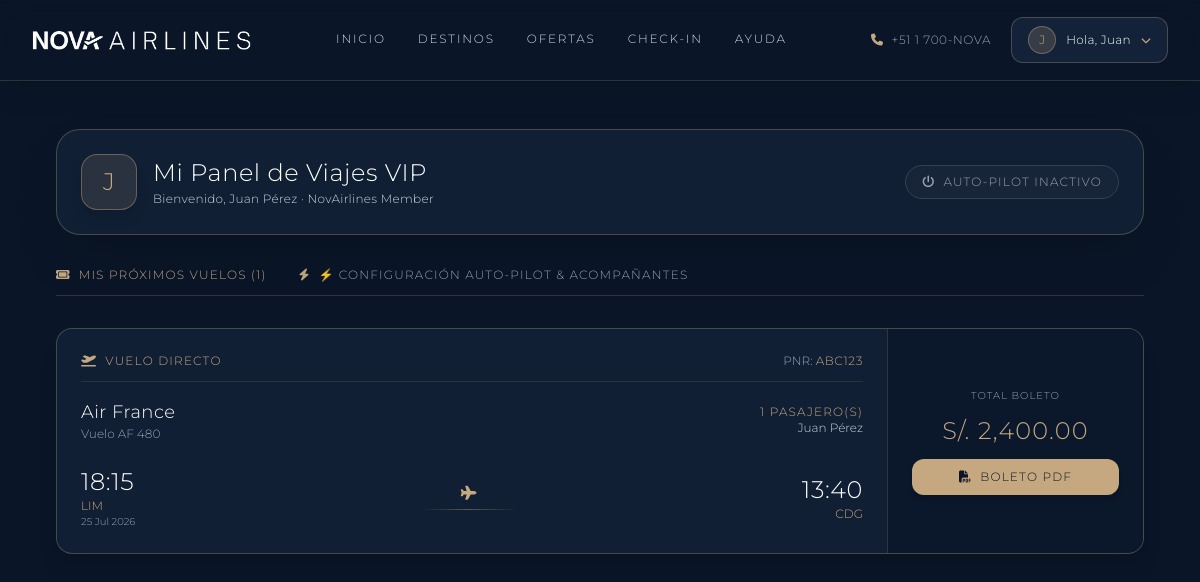
Screenshot of /index.php?action=panel (signed in) with the database file from the repository.
### tables this page shows
CREATE TABLE pasajeros (
    id INT(11) AUTO_INCREMENT PRIMARY KEY,
    reserva_id INT(11) NOT NULL,
    nombre VARCHAR(100) NOT NULL,
    apellido VARCHAR(100) NOT NULL,
    email VARCHAR(150) DEFAULT NULL,
    tipo_documento VARCHAR(20) DEFAULT 'DNI',
    numero_documento VARCHAR(50) DEFAULT NULL,
    asiento VARCHAR(10) DEFAULT NULL,
    tipo_pasajero ENUM('adulto', 'nino', 'infante') DEFAULT 'adulto',
    duffel_passenger_id VARCHAR(255) DEFAULT NULL COMMENT 'ID del pasajero asignado por Duffel (pas_xxx)',
    CONSTRAINT fk_pasajeros_reserva FOREIGN KEY (reserva_id) REFERENCES reservas(id) ON DELETE CASCADE
);

CREATE TABLE reservas (
    id INT(11) AUTO_INCREMENT PRIMARY KEY,
    pnr CHAR(6) NOT NULL UNIQUE COMMENT 'Código PNR local de 6 caracteres',
    usuario_id INT(11) DEFAULT NULL COMMENT 'NULL si el comprador es un usuario invitado',
    vuelo_id INT(11) DEFAULT NULL COMMENT 'NULL si la reserva se gestiona 100% vía Duffel API',
    duffel_order_id VARCHAR(255) DEFAULT NULL COMMENT 'ID de orden en Duffel API (ord_xxx)',
    tipo_viaje ENUM('solo_ida', 'ida_vuelta') DEFAULT 'solo_ida',
    estado ENUM('Pendiente', 'Confirmada', 'Checked-in', 'Cancelada') DEFAULT 'Pendiente',
    precio_total DECIMAL(10,2) NOT NULL,
    pasajeros_count INT(11) NOT NULL DEFAULT 1,
    fecha_reserva DATETIME DEFAULT CURRENT_TIMESTAMP,
    CONSTRAINT fk_reservas_usuario FOREIGN KEY (usuario_id) REFERENCES usuarios(id) ON DELETE SET NULL,
    CONSTRAINT fk_reservas_vuelo FOREIGN KEY (vuelo_id) REFERENCES vuelos(id) ON DELETE SET NULL
);

CREATE TABLE aerolineas (
    id INT(11) AUTO_INCREMENT PRIMARY KEY,
    codigo_iata VARCHAR(3) NOT NULL,
    nombre VARCHAR(100) NOT NULL,
    logo_url VARCHAR(255) DEFAULT NULL
);

CREATE TABLE vuelos (
    id INT(11) AUTO_INCREMENT PRIMARY KEY,
    aerolinea_id INT(11) NOT NULL,
    numero_vuelo VARCHAR(20) NOT NULL,
    origen_aeropuerto_id INT(11) NOT NULL,
    destino_aeropuerto_id INT(11) NOT NULL,
    hora_salida TIME NOT NULL,
    hora_llegada TIME NOT NULL,
    llegada_dia_siguiente TINYINT(1) DEFAULT 0,
    duracion VARCHAR(20) NOT NULL,
    escalas INT(11) DEFAULT 0,
    precio DECIMAL(10,2) NOT NULL,
    es_mejor_precio TINYINT(1) DEFAULT 0,
    duffel_offer_id VARCHAR(255) DEFAULT NULL COMMENT 'ID de oferta devuelto por Duffel API (off_xxx)',
    creado_en DATETIME DEFAULT CURRENT_TIMESTAMP,
    CONSTRAINT fk_vuelos_aerolinea FOREIGN KEY (aerolinea_id) REFERENCES aerolineas(id) ON DELETE CASCADE,
    CONSTRAINT fk_vuelos_origen FOREIGN KEY (origen_aeropuerto_id) REFERENCES aeropuertos(id) ON DELETE CASCADE,
    CONSTRAINT fk_vuelos_destino FOREIGN KEY (destino_aeropuerto_id) REFERENCES aeropuertos(id) ON DELETE CASCADE
);

CREATE TABLE aeropuertos (
    id INT(11) AUTO_INCREMENT PRIMARY KEY,
    codigo_iata CHAR(3) NOT NULL UNIQUE COMMENT 'Código IATA único de 3 letras (ej: LIM, MAD, CDG)',
    nombre VARCHAR(150) NOT NULL,
    ciudad VARCHAR(100) NOT NULL,
    pais VARCHAR(100) NOT NULL
);

### views/user/panel.php (the view, shortened to what the rows shown need)
<main class="panel-page bg-[#0A1628] min-h-screen text-white font-sans py-12 px-4 sm:px-6 lg:px-8">
    <div class="panel-container max-w-6xl mx-auto space-y-8">
        <div class="flex flex-col md:flex-row md:items-center md:justify-between bg-[#132238]/80 backdrop-blur border border-[#C5A880]/30 rounded-3xl p-6 shadow-2xl gap-4">
            <div class="flex items-center space-x-4">
                <div>
                    <h1 class="text-2xl font-light tracking-wide text-white">Mi Panel de Viajes VIP</h1>
                </div>
            </div>
        </div>
        <div id="tab-vuelos" class="space-y-6">
            <?php if (empty($misReservas)): ?>
                <div class="bg-[#132238]/60 border border-[#C5A880]/20 rounded-3xl p-12 text-center space-y-4">
                    <div class="w-16 h-16 bg-[#C5A880]/15 border border-[#C5A880]/30 rounded-full flex items-center justify-center mx-auto text-[#C5A880] text-3xl">
                        <i class="fa-solid fa-plane-slash"></i>
                    </div>
                    <h3 class="text-xl font-light text-white tracking-wide">Aún no posee reservas activas</h3>
                    <p class="text-xs text-slate-400 font-light max-w-md mx-auto">Explore nuestros destinos o active el Modo Auto-Pilot para realizar reservas exprés en 1-Clic.</p>
                    <a href="?action=home" class="inline-block bg-transparent border border-[#C5A880]/40 hover:bg-[#C5A880] text-[#C5A880] hover:text-[#0A1628] font-light text-xs uppercase tracking-widest px-8 py-3.5 rounded-xl transition duration-300 shadow-md">
                        Buscar Vuelos Ahora
                    </a>
                </div>
            <?php else: ?>
                <div class="grid grid-cols-1 gap-6">
                    <?php
                    for ($i = count($misReservas) - 1; $i >= 0; $i--) {
                        $reserva = $misReservas[$i];
                        $vuelo   = $reserva['vuelo'];
                        $pnr     = $reserva['pnr'];
                        $es_ida_vuelta = (($reserva['tipo_viaje'] ?? 'solo_ida') === 'ida_vuelta');
                        $vuelo_vuelta  = $reserva['vuelo_vuelta'] ?? null;
                        if (!empty($reserva['pasajeros'])) {
                            $nombres_pax = array_map(function($p) {
                                return htmlspecialchars(trim($p['nombre'] . ' ' . $p['apellido']));
                            }, $reserva['pasajeros']);
                            $nombres_str = implode(', ', $nombres_pax);
                        } else {
                            $nombres_str = htmlspecialchars($reserva['pasajero_nombre']);
                        }
                        $renderTarjeta = function($v_data, $leg_label, $leg_icon, $leg_color, $precio_tramo, $currency, $is_vuelta_leg = false) use ($pnr, $isCheckedIn, $reserva, $nombres_str) {
                            $airline        = htmlspecialchars($v_data['airline'] ?? 'Aerolínea');
                            $flight_number  = htmlspecialchars($v_data['flight_number'] ?? 'N/A');
                            $dep_time       = htmlspecialchars($v_data['departure_time'] ?? '--:--');
                            $dep_airport    = htmlspecialchars($v_data['departure_airport'] ?? '---');
                            $dep_city       = htmlspecialchars($v_data['departure_city'] ?? '');
                            $dep_date       = htmlspecialchars($v_data['departure_date'] ?? ($v_data['date'] ?? ''));
                            $arr_time       = htmlspecialchars($v_data['arrival_time'] ?? '--:--');
                            $arr_airport    = htmlspecialchars($v_data['arrival_airport'] ?? '---');
                            $arr_city       = htmlspecialchars($v_data['arrival_city'] ?? '');
                            $pax_count      = (int)$reserva['pasajeros_count'];
                            $precio_fmt     = number_format((float)$precio_tramo, 2);
                            ?>
                            <div class="bg-[#132238]/80 border border-[#C5A880]/30 rounded-2xl overflow-hidden shadow-xl flex flex-col md:flex-row">
                                <div class="p-6 flex-1 space-y-4">
                                    <div class="flex items-center justify-between border-b border-[#C5A880]/15 pb-3">
                                        <span class="text-xs font-light text-[#C5A880] uppercase tracking-widest flex items-center gap-2">
                                            <i class="fa-solid <?php echo $leg_icon; ?>"></i> <?php echo $leg_label; ?>
                                        </span>
                                        <span class="text-xs font-light text-slate-400">PNR: <strong class="text-[#C5A880] font-light tracking-wider"><?php echo htmlspecialchars($pnr); ?></strong></span>
                                    </div>
                                    <div class="flex justify-between items-center">
                                        <div>
                                            <p class="text-lg font-light text-white tracking-wide"><?php echo $airline; ?></p>
                                            <p class="text-xs font-light text-slate-400">Vuelo <?php echo $flight_number; ?></p>
                                        </div>
                                        <div class="text-right">
                                            <p class="text-xs text-[#C5A880] font-light uppercase tracking-widest"><?php echo $pax_count; ?> Pasajero(s)</p>
                                            <p class="text-xs text-slate-300 font-light truncate max-w-xs"><?php echo $nombres_str; ?></p>
                                        </div>
                                    </div>
                                    <div class="flex items-center justify-between pt-2">
                                        <div>
                                            <p class="text-2xl font-light text-white tracking-wide"><?php echo $dep_time; ?></p>
                                            <p class="text-xs font-light text-[#C5A880]"><?php echo $dep_airport; ?> <?php echo $dep_city ? "($dep_city)" : ''; ?></p>
                                            <?php if ($dep_date): ?><p class="text-[10px] text-slate-400 font-light"><?php echo $dep_date; ?></p><?php endif; ?>
                                        </div>
                                        <div class="text-center px-4">
                                            <i class="fa-solid fa-plane text-[#C5A880] text-sm"></i>
                                            <div class="w-24 h-[1px] bg-gradient-to-r from-transparent via-[#C5A880]/40 to-transparent my-1"></div>
                                        </div>
                                        <div class="text-right">
                                            <p class="text-2xl font-light text-white tracking-wide"><?php echo $arr_time; ?></p>
                                            <p class="text-xs font-light text-[#C5A880]"><?php echo $arr_airport; ?> <?php echo $arr_city ? "($arr_city)" : ''; ?></p>
                                        </div>
                                    </div>
                                </div>
                                <div class="bg-[#0A1628]/80 p-6 md:w-64 border-t md:border-t-0 md:border-l border-[#C5A880]/20 flex flex-col justify-center items-center text-center space-y-3">
                                    <span class="text-[10px] uppercase font-light text-slate-400 tracking-widest">Total Boleto</span>
                                    <span class="text-2xl font-light text-[#C5A880] tracking-wider"><?php echo htmlspecialchars($currency); ?> <?php echo $precio_fmt; ?></span>
                                    <a href="index.php?action=generarBoleto&pnr=<?php echo htmlspecialchars($pnr); ?>" target="_blank"
                                       class="w-full bg-[#C5A880] hover:bg-[#b4966e] text-[#0A1628] font-light text-xs uppercase tracking-widest py-2.5 rounded-xl transition duration-300 shadow-md flex items-center justify-center gap-2">
                                        <i class="fa-solid fa-file-pdf"></i> Boleto PDF
                                    </a>
                                </div>
                            </div>
                            <?php
                        };
                        if ($es_ida_vuelta) {
                            $precio_ida = isset($reserva['precio_total']) ? round((float)$reserva['precio_total'] * 0.5, 2) : 0;
                            $currency = $vuelo_vuelta['currency'] ?? 'S/.';
                            $renderTarjeta($vuelo, 'Vuelo de Ida', 'fa-plane-departure', '#C5A880', $precio_ida, $currency, false);
                            if (!empty($vuelo_vuelta)) {
                                $precio_vuelta = round((float)$reserva['precio_total'] * 0.5, 2);
                                $renderTarjeta($vuelo_vuelta, 'Vuelo de Vuelta', 'fa-plane-arrival', '#C5A880', $precio_vuelta, $currency, true);
                            }
                        } else {
                            $renderTarjeta($vuelo, 'Vuelo Directo', 'fa-plane-departure', '#C5A880', (float)$reserva['precio_total'], 'S/.', false);
                        }
                    }
                    ?>
                </div>
            <?php endif; ?>
        </div>
    </div>
</main>

### views/layout/header.php (shortened to what the rows shown need)
<!DOCTYPE html>
<html lang="es">
<head>
    <script src="https://cdn.tailwindcss.com"></script>
    <link class="refe" rel="stylesheet" href="https://cdnjs.cloudflare.com/ajax/libs/font-awesome/6.4.0/css/all.min.css">
    <link rel="stylesheet" href="assets/css/style.css">
    <link rel="stylesheet" href="assets/css/core/variables.css">
    <link rel="stylesheet" href="assets/css/core/base.css">
    <link rel="stylesheet" href="assets/css/components/buttons.css">
    <link rel="stylesheet" href="assets/css/components/forms.css">
    <link rel="stylesheet" href="assets/css/components/cards.css">
    <link rel="stylesheet" href="assets/css/layout/header.css">
    <link rel="stylesheet" href="assets/css/layout/footer.css">
    <link rel="stylesheet" href="assets/css/views/home.css">
    <link rel="stylesheet" href="assets/css/views/reserva.css">
    <link rel="stylesheet" href="assets/css/views/checkout.css">
    <link rel="stylesheet" href="assets/css/views/panel.css">
    <link rel="stylesheet" href="assets/css/views/checkin.css">
    <link rel="stylesheet" href="https://cdn.jsdelivr.net/npm/flatpickr/dist/flatpickr.min.css">
</head>
<body class="bg-[#0A1628] text-white font-sans font-light min-h-screen">
    <header class="site-header sticky top-0 z-50 bg-[#0A1628]/90 backdrop-blur-md border-b border-[#C5A880]/20 shadow-xl transition-all duration-300">
        <div class="max-w-7xl mx-auto px-4 sm:px-6 lg:px-8 h-20 flex items-center justify-between">
            <div class="flex items-center space-x-5">
                <?php if (isset($_SESSION['user_id'])): ?>
                    <div class="relative user-menu group">
                        <div class="flex items-center gap-2.5 bg-[#132238] border border-[#C5A880]/30 hover:border-[#C5A880] px-4 py-2 rounded-xl cursor-pointer transition-all duration-300">
                            <div class="w-7 h-7 rounded-full bg-[#C5A880]/20 border border-[#C5A880]/40 text-[#C5A880] flex items-center justify-center text-xs font-light">
                                <?php echo strtoupper(substr($_SESSION['user_name'], 0, 1)); ?>
                            </div>
                            <span class="text-xs font-light text-white tracking-wide">Hola, <?php echo htmlspecialchars(explode(' ', $_SESSION['user_name'])[0]); ?></span>
                            <i class="fa-solid fa-chevron-down text-[10px] text-[#C5A880]"></i>
                        </div>
                    </div>
                <?php endif; ?>
            </div>
        </div>
    </header>

### rows the page displays
pasajeros: nombre "Juan", nombres_str "Juan Pérez"
reservas: pnr "ABC123", aerolineas.nombre "Air France", vuelo.numero_vuelo "AF 480", pasajeros_count "1", dep_time "18:15", aeropuertos.codigo_iata "LIM", dep_date "25 Jul 2026", arr_time "13:40", aeropuertos.codigo_iata "CDG", precio_total "2,400.00"

### other values shown
substr($_SESSION['user_name'], 0, 1) "J"
$_SESSION['user_name'] "Juan Pérez"
count($misReservas) "1"
